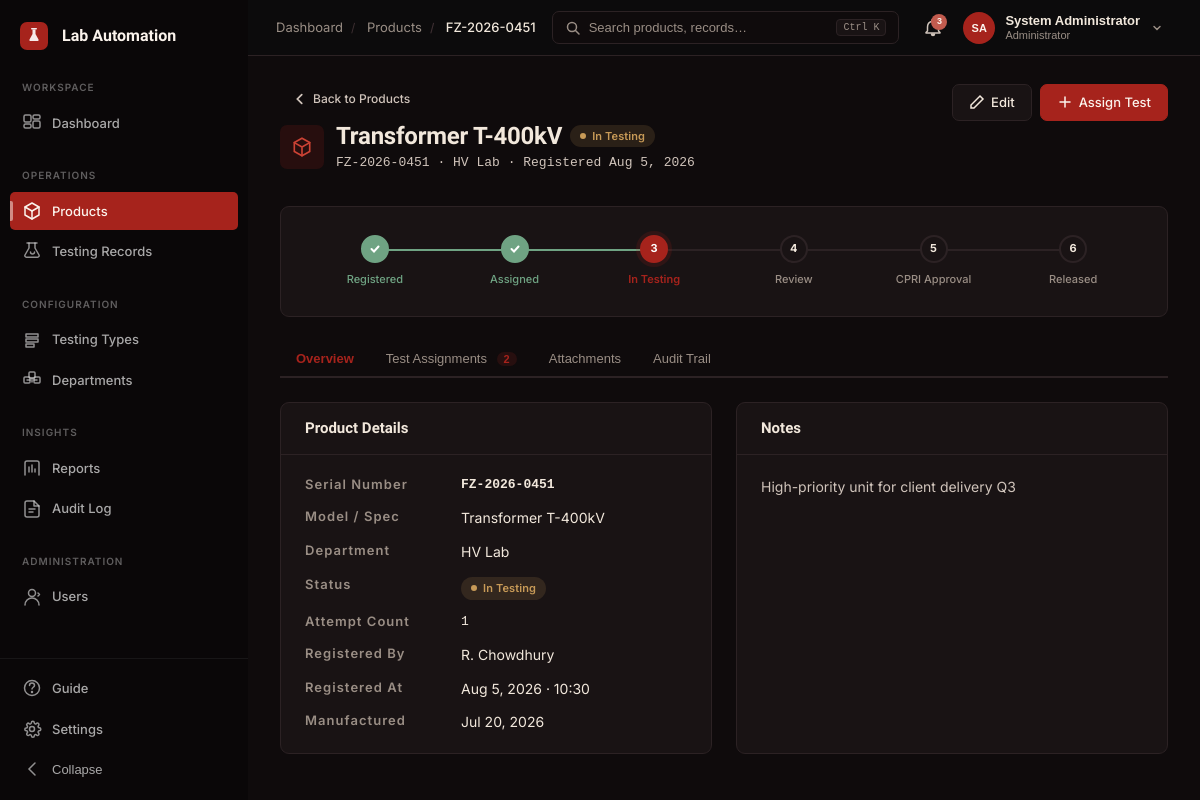
The app's page /products/detail.php?id=1 (signed in) with its own data.
### tables this page shows
CREATE TABLE products (
    id               INT UNSIGNED AUTO_INCREMENT PRIMARY KEY,
    workspace_id     INT UNSIGNED NOT NULL,
    serial_number    VARCHAR(80) NOT NULL,
    spec_model       VARCHAR(150) NOT NULL,
    department_id    INT UNSIGNED NOT NULL,
    manufactured_at  DATE NULL,
    status           ENUM(
                        'registered','assigned','in_testing','submitted_for_review',
                        'failed_pending_rework','pending_cpri_approval','approved','released',
                        'on_hold','rejected','cancelled'
                     ) NOT NULL DEFAULT 'registered',
    attempt_count    TINYINT UNSIGNED NOT NULL DEFAULT 0,
    registered_by    INT UNSIGNED NOT NULL,
    notes            TEXT NULL,
    created_at       TIMESTAMP NOT NULL DEFAULT CURRENT_TIMESTAMP,
    updated_at       TIMESTAMP NOT NULL DEFAULT CURRENT_TIMESTAMP ON UPDATE CURRENT_TIMESTAMP,
    UNIQUE KEY uq_products_ws_serial (workspace_id, serial_number),
    KEY idx_products_workspace (workspace_id),
    KEY idx_products_department (department_id),
    KEY idx_products_status (status),
    KEY idx_products_registered_by (registered_by),
    KEY idx_products_created_at (created_at),
    CONSTRAINT fk_products_workspace     FOREIGN KEY (workspace_id) REFERENCES workspaces(id),
    CONSTRAINT fk_products_department    FOREIGN KEY (department_id) REFERENCES departments(id),
    CONSTRAINT fk_products_registered_by FOREIGN KEY (registered_by) REFERENCES users(id)
);

CREATE TABLE departments (
    id            INT UNSIGNED AUTO_INCREMENT PRIMARY KEY,
    workspace_id  INT UNSIGNED NOT NULL,
    name          VARCHAR(100) NOT NULL,
    description   VARCHAR(255) NULL,
    status        ENUM('active','inactive') NOT NULL DEFAULT 'active',
    created_at    TIMESTAMP NOT NULL DEFAULT CURRENT_TIMESTAMP,
    updated_at    TIMESTAMP NOT NULL DEFAULT CURRENT_TIMESTAMP ON UPDATE CURRENT_TIMESTAMP,
    UNIQUE KEY uq_departments_ws_name (workspace_id, name),
    KEY idx_departments_workspace (workspace_id),
    CONSTRAINT fk_departments_workspace FOREIGN KEY (workspace_id) REFERENCES workspaces(id)
);

CREATE TABLE users (
    id                     INT UNSIGNED AUTO_INCREMENT PRIMARY KEY,
    workspace_id           INT UNSIGNED NOT NULL,
    name                   VARCHAR(120) NOT NULL,
    email                  VARCHAR(150) NOT NULL,
    email_verified         TINYINT(1) NOT NULL DEFAULT 0,
    password_hash          VARCHAR(255) NOT NULL,
    role                   ENUM('administrator','testing_engineer','lab_technician','quality_manager','auditor') NOT NULL,
    department_id          INT UNSIGNED NULL,
    avatar                 VARCHAR(500) NULL,
    status                 ENUM('active','inactive') NOT NULL DEFAULT 'active',
    invitation_status      ENUM('pending','activated') NULL DEFAULT NULL,
    failed_login_attempts  TINYINT UNSIGNED NOT NULL DEFAULT 0,
    locked_until           DATETIME NULL,
    last_login_at          DATETIME NULL,
    password_changed_at    DATETIME NULL,
    created_at             TIMESTAMP NOT NULL DEFAULT CURRENT_TIMESTAMP,
    updated_at             TIMESTAMP NOT NULL DEFAULT CURRENT_TIMESTAMP ON UPDATE CURRENT_TIMESTAMP,
    UNIQUE KEY uq_users_email (email),
    KEY idx_users_workspace (workspace_id),
    KEY idx_users_department (department_id),
    KEY idx_users_role (role),
    KEY idx_users_status (status),
    CONSTRAINT fk_users_workspace   FOREIGN KEY (workspace_id) REFERENCES workspaces(id),
    CONSTRAINT fk_users_department  FOREIGN KEY (department_id) REFERENCES departments(id) ON DELETE SET NULL
);

### includes/auth.php (called while the page is built, shortened)
<?php
function auth_role(): string
{
    return $_SESSION['user']['role'] ?? '';
}
function can(string $permission): bool
{
    $role = auth_role();
    $permissions = [
        'administrator' => [
            'manage_users', 'manage_departments', 'manage_testing_types', 'manage_settings',
            'manage_testers',
            'register_product', 'edit_product', 'delete_product', 'assign_test',
            'view_all_tests', 'review_test', 'cpri_approve',
            'view_reports', 'export_reports', 'view_audit_log',
            'view_notifications',
        ],
        'testing_engineer' => [
            'register_product', 'edit_product', 'assign_test',
            'view_all_tests', 'review_test',
            'view_reports', 'export_reports', 'view_audit_log',
            'manage_testing_types', 'view_notifications',
        ],
        'lab_technician' => [
            'perform_test', 'record_measurements', 'submit_test',
            'view_own_tests', 'view_notifications',
        ],
        'quality_manager' => [
            'cpri_approve', 'cpri_reject',
            'view_all_tests', 'view_reports', 'export_reports',
            'view_audit_log', 'view_notifications',
        ],
        'auditor' => [
            'view_all_tests', 'view_reports', 'export_reports',
            'view_audit_log', 'view_notifications',
        ],
    ];
    $rolePerms = $permissions[$role] ?? [];
    return in_array($permission, $rolePerms, true);
}

### products/detail.php (the view, shortened to what this page needs)
<?php
require_once __DIR__ . '/../includes/helpers.php';
require_once __DIR__ . '/../includes/auth.php';
$pdo = Database::getConnection();
$wsId = auth_workspace_id();
$id = (int) ($_GET['id'] ?? 0);
$productStmt = $pdo->prepare('SELECT p.*, d.name AS dept_name, u.name AS registered_by_name FROM products p LEFT JOIN departments d ON p.department_id = d.id LEFT JOIN users u ON p.registered_by = u.id WHERE p.id = :id AND p.workspace_id = :ws');
$productStmt->execute(['id' => $id, 'ws' => $wsId]);
$productStmt->execute(['id' => $id, 'ws' => $wsId]);
$product = $productStmt->fetch();
require_once __DIR__ . '/../includes/header.php';
$testRecords = $pdo->prepare("
    SELECT tr.*, tt.name AS test_type_name, u.name AS tester_name
    FROM testing_records tr
    JOIN testing_types tt ON tr.testing_type_id = tt.id
    LEFT JOIN users u ON tr.tester_id = u.id
    WHERE tr.product_id = :pid AND tr.workspace_id = :ws
    ORDER BY tr.created_at DESC
");
$testRecords->execute(['pid' => $id, 'ws' => $wsId]);
$testRecords = $testRecords->fetchAll();
$statusStages = ['registered','assigned','in_testing','submitted_for_review','pending_cpri_approval','released'];
$stageIndex = array_search($product['status'], $statusStages);
$stageLabels = ['Registered','Assigned','In Testing','Review','CPRI Approval','Released'];
?>
<div class="page-header">
  <div class="page-header-left">
    <a href="<?= url('products/index.php') ?>" class="btn btn-ghost btn-sm" style="margin-bottom:8px;">
      <svg width="14" height="14" viewBox="0 0 16 16" fill="none" stroke="currentColor" stroke-width="2" stroke-linecap="round"><polyline points="10,3 5,8 10,13"/></svg>
      Back to Products
    </a>
    <div class="d-flex align-center gap-12" style="margin-bottom:4px;">
      <div style="width:44px;height:44px;border-radius:var(--radius-md);background:var(--accent-tint);display:flex;align-items:center;justify-content:center;flex-shrink:0;">
        <svg width="22" height="22" viewBox="0 0 20 20" fill="none" stroke="var(--accent-strong)" stroke-width="1.5" stroke-linecap="round"><path d="M10 2L17 6v8l-7 4-7-4V6l7-4z"/><path d="M10 10l7-4M10 10v8M10 10L3 6"/></svg>
      </div>
      <div>
        <div class="d-flex align-center gap-8">
          <h1 class="page-title" style="font-size:1.5rem;"><?= e($product['spec_model']) ?></h1>
          <?= status_badge($product['status']) ?>
        </div>
        <p class="page-subtitle" style="font-family:var(--font-mono);font-size:0.8125rem;margin-top:2px;"><?= e($product['serial_number']) ?> · <?= e($product['dept_name'] ?? '—') ?> · Registered <?= format_date($product['created_at']) ?></p>
      </div>
    </div>
  </div>
  <div class="page-actions">
    <?php if (can('edit_product')): ?>
    <button class="btn btn-secondary" onclick="openModal('editProductModal')">
      <svg width="16" height="16" viewBox="0 0 16 16" fill="none" stroke="currentColor" stroke-width="1.5" stroke-linecap="round"><path d="M11 2l3 3-9 9H2v-3L11 2z"/></svg>
      Edit
    </button>
    <?php endif; ?>
    <?php if (can('assign_test')): ?>
    <button class="btn btn-primary" onclick="openModal('assignTestModal')">
      <svg width="16" height="16" viewBox="0 0 16 16" fill="none" stroke="currentColor" stroke-width="1.5" stroke-linecap="round"><line x1="8" y1="3" x2="8" y2="13"/><line x1="3" y1="8" x2="13" y2="8"/></svg>
      Assign Test
    </button>
    <?php endif; ?>
  </div>
</div>
<div class="card" style="margin-bottom:24px;">
  <div class="card-body" style="padding:20px 24px;">
    <div class="lifecycle-steps">
      <?php foreach ($stageLabels as $i => $label): ?>
      <div class="lifecycle-step <?= $i < $stageIndex ? 'completed' : ($i === $stageIndex ? 'current' : '') ?>">
        <div class="lifecycle-step-dot" style="font-size:0.6875rem;font-weight:700;">
          <?php if ($i < $stageIndex): ?>
            <svg width="12" height="12" viewBox="0 0 12 12" fill="none" stroke="currentColor" stroke-width="2" stroke-linecap="round"><polyline points="2.5,6 5,8.5 9.5,3.5"/></svg>
          <?php else: echo $i + 1; endif; ?>
        </div>
        <span class="lifecycle-step-label"><?= $label ?></span>
      </div>
      <?php endforeach; ?>
    </div>
  </div>
</div>
<div class="tabs">
  <button class="tab active" data-tab="tab-overview">Overview</button>
  <button class="tab" data-tab="tab-tests">Test Assignments <span style="background:var(--accent-tint);color:var(--accent);padding:1px 7px;border-radius:var(--radius-full);font-size:0.6875rem;font-weight:700;margin-left:6px;"><?= count($testRecords) ?></span></button>
  <button class="tab" data-tab="tab-attachments">Attachments</button>
  <button class="tab" data-tab="tab-audit">Audit Trail</button>
</div>
<div class="tab-panel active" id="tab-overview">
  <div class="detail-grid">
    <div class="card">
      <div class="card-header"><h3 class="card-title">Product Details</h3></div>
      <div class="card-body">
        <div style="display:grid;grid-template-columns:140px 1fr;gap:12px 16px;font-size:0.875rem;">
          <span class="text-caption" style="text-transform:none;font-size:0.8125rem;color:var(--ink-faint);">Serial Number</span>
          <span class="text-mono" style="font-weight:600;"><?= e($product['serial_number']) ?></span>
          <span class="text-caption" style="text-transform:none;font-size:0.8125rem;color:var(--ink-faint);">Model / Spec</span>
          <span><?= e($product['spec_model']) ?></span>
          <span class="text-caption" style="text-transform:none;font-size:0.8125rem;color:var(--ink-faint);">Department</span>
          <span><?= e($product['dept_name'] ?? '—') ?></span>
          <span class="text-caption" style="text-transform:none;font-size:0.8125rem;color:var(--ink-faint);">Status</span>
          <span><?= status_badge($product['status']) ?></span>
          <span class="text-caption" style="text-transform:none;font-size:0.8125rem;color:var(--ink-faint);">Attempt Count</span>
          <span class="text-mono"><?= (int) $product['attempt_count'] ?></span>
          <span class="text-caption" style="text-transform:none;font-size:0.8125rem;color:var(--ink-faint);">Registered By</span>
          <span><?= e($product['registered_by_name'] ?? '—') ?></span>
          <span class="text-caption" style="text-transform:none;font-size:0.8125rem;color:var(--ink-faint);">Registered At</span>
          <span><?= format_datetime($product['created_at']) ?></span>
          <span class="text-caption" style="text-transform:none;font-size:0.8125rem;color:var(--ink-faint);">Manufactured</span>
          <span><?= $product['manufactured_at'] ? format_date($product['manufactured_at']) : '—' ?></span>
        </div>
      </div>
    </div>
    <div class="card">
      <div class="card-header"><h3 class="card-title">Notes</h3></div>
      <div class="card-body">
        <p style="color:var(--ink-soft);font-size:0.875rem;line-height:1.7;"><?= $product['notes'] ? e($product['notes']) : '<span class="text-faint">No notes.</span>' ?></p>
      </div>
    </div>
  </div>
</div>
<?php require_once __DIR__ . '/../includes/footer.php'; ?>

### includes/helpers.php (shortened to what this page needs)
<?php
function e(string $value): string
{
    return htmlspecialchars($value, ENT_QUOTES | ENT_SUBSTITUTE, 'UTF-8');
}
function url(string $path = ''): string
{
    return BASE_URL . '/' . ltrim($path, '/');
}
function format_date(?string $date, string $format = 'M j, Y'): string
{
    return (new DateTimeImmutable($date))->format($format);
}
function format_datetime(?string $datetime): string
{
    return (new DateTimeImmutable($datetime))->format('M j, Y · H:i');
}
function status_badge(string $status): string
{
    $map = [
        'registered'             => ['label' => 'Registered',       'class' => 'badge-info'],
        'assigned'               => ['label' => 'Assigned',         'class' => 'badge-info'],
        'in_testing'             => ['label' => 'In Testing',       'class' => 'badge-warning'],
        'submitted_for_review'   => ['label' => 'Under Review',     'class' => 'badge-warning'],
        'passed'                 => ['label' => 'Passed',           'class' => 'badge-success'],
        'failed'                 => ['label' => 'Failed',           'class' => 'badge-fail'],
        'failed_pending_rework'  => ['label' => 'Rework',           'class' => 'badge-fail'],
        'pending_cpri_approval'  => ['label' => 'Pending CPRI',     'class' => 'badge-warning'],
        'approved'               => ['label' => 'Approved',         'class' => 'badge-success'],
        'released'               => ['label' => 'Released',         'class' => 'badge-success'],
        'on_hold'                => ['label' => 'On Hold',          'class' => 'badge-hold'],
        'rejected'               => ['label' => 'Rejected',         'class' => 'badge-fail'],
        'cancelled'              => ['label' => 'Cancelled',        'class' => 'badge-hold'],
        'active'                 => ['label' => 'Active',           'class' => 'badge-success'],
        'inactive'               => ['label' => 'Inactive',         'class' => 'badge-hold'],
        'archived'               => ['label' => 'Archived',         'class' => 'badge-hold'],
        'pass'                   => ['label' => 'Pass',             'class' => 'badge-success'],
        'fail'                   => ['label' => 'Fail',             'class' => 'badge-fail'],
    ];
    $entry = $map[$status] ?? ['label' => ucfirst(str_replace('_', ' ', $status)), 'class' => 'badge-hold'];
    return '<span class="status-badge ' . $entry['class'] . '"><span class="status-dot"></span>' . e($entry['label']) . '</span>';
}

### records on screen
products: spec_model "Transformer T-400kV", status "In Testing In Testing", serial_number "FZ-2026-0451", department.name "HV Lab", created_at "Aug 5, 2026", attempt_count "1", registered_by.name "R. Chowdhury", created_at "Aug 5, 2026 · 10:30", manufactured_at "Jul 20, 2026", notes "High-priority unit for client delivery Q3"

### other values on screen
$crumb['label'] "Dashboard"
$crumb['label'] "Products"
$crumb['label'] "FZ-2026-0451"
$notifCount "3"
$initials "SA"
$currentUser['name'] "System Administrator"
$roleBadge "Administrator"
$label "Registered"
$label "Assigned"
$label "In Testing"
$label "Review"
$label "CPRI Approval"
$label "Released"
count($testRecords) "2"
